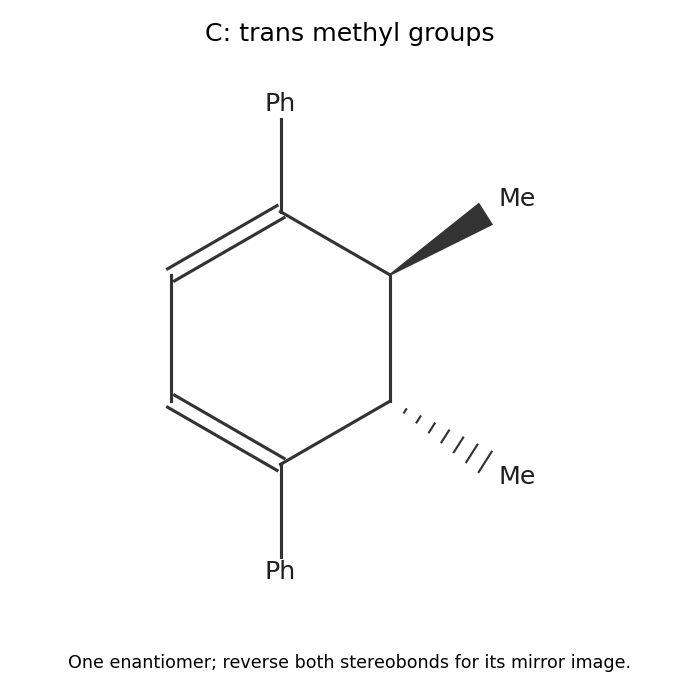

Reproduce this figure in Python.
"""One trans product enantiomer; original coordinates, PNG basename in cwd."""
from pathlib import Path
import sys
sys.path.insert(0,str(Path(__file__).resolve().parents[2]))
import matplotlib
matplotlib.use('Agg')
import matplotlib.pyplot as plt
import numpy as np
from tools.chemistry_diagram import bond,atom,ring,wedge,finish,save
fig,ax=plt.subplots(figsize=(5.0,5.0),facecolor='white')
p=[(0,1),(.866,.5),(.866,-.5),(0,-1),(-.866,-.5),(-.866,.5)]
ring(ax,p,{3:2,5:2})
for i,y in [(0,1.85),(3,-1.85)]:bond(ax,p[i],(0,y));atom(ax,(0,y),'Ph')
wedge(ax,p[1],(1.62,.98),True);atom(ax,(1.87,1.10),'Me')
wedge(ax,p[2],(1.62,-.98),False);atom(ax,(1.87,-1.10),'Me')
finish(ax,(-1.45,2.55),(-2.2,2.2),'C: trans methyl groups')
fig.text(.5,.045,'One enantiomer; reverse both stereobonds for its mirror image.',ha='center',fontsize=9)
fig.tight_layout(rect=(0,.09,1,1));save(fig,'paper-3-electrocyclic-product.png')
